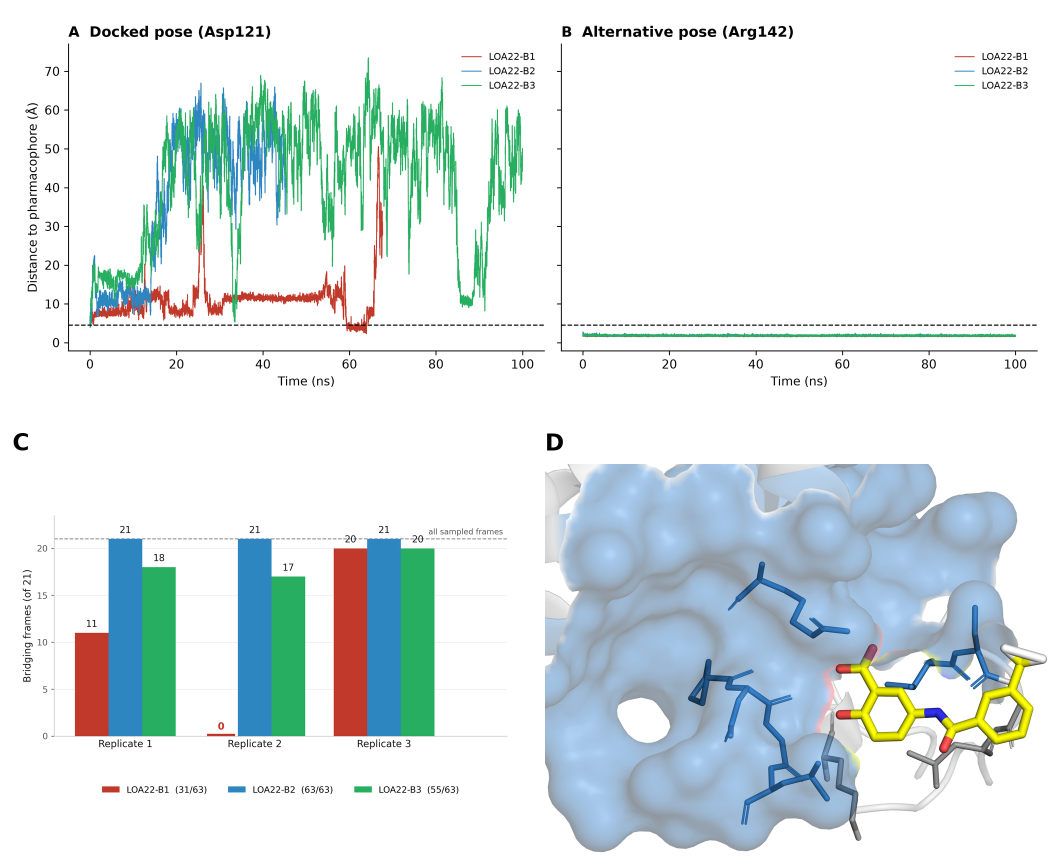
#> input picture figures/output/Figure6.png, 2125 x 1735 px (shown at 1/2 size)
$ python -i assemble_fig6.py   (imports and definitions only)
#> lines starting #> are read from the running program, lines starting #| are printed output that depends on the picture; after the words box and inside, x2 and y2 are one past the last pixel; in counts of white or black regions, pixels touching at a corner belong together
#!/usr/bin/env python3
"""
Assemble Figure 6: panels A and B (existing wide image) on top,
panels C and D side by side beneath. Panel letters A and B are already
baked into Figure6AB.png, so only C and D are drawn here.
Output: Figure6.png, 180 mm at 300 dpi.
"""
import os
from PIL import Image, ImageDraw, ImageFont
import matplotlib

DPI, W_MM = 300, 180
W = int(W_MM / 25.4 * DPI)
MARGIN, GAP = int(0.012 * W), int(0.026 * W)
AB, C, D, OUT = "Figure6AB.png", "Figure6C.png", "Figure6D.png", "Figure6.png"

def font(sz):
#> further down, picture is the input picture: PIL image 2125x1735 RGB; mean R, G, B 222.1, 231.4, 232.7
    p = os.path.join(os.path.dirname(matplotlib.__file__), "mpl-data",
                     "fonts", "ttf", "DejaVuSans-Bold.ttf")
    return ImageFont.truetype(p, sz) if os.path.exists(p) else ImageFont.load_default()

def autocrop(im, tol=248, pad=10):
#> called with tol = 248, pad = 10
    m = im.convert("L").point(lambda v: 255 if v < tol else 0)
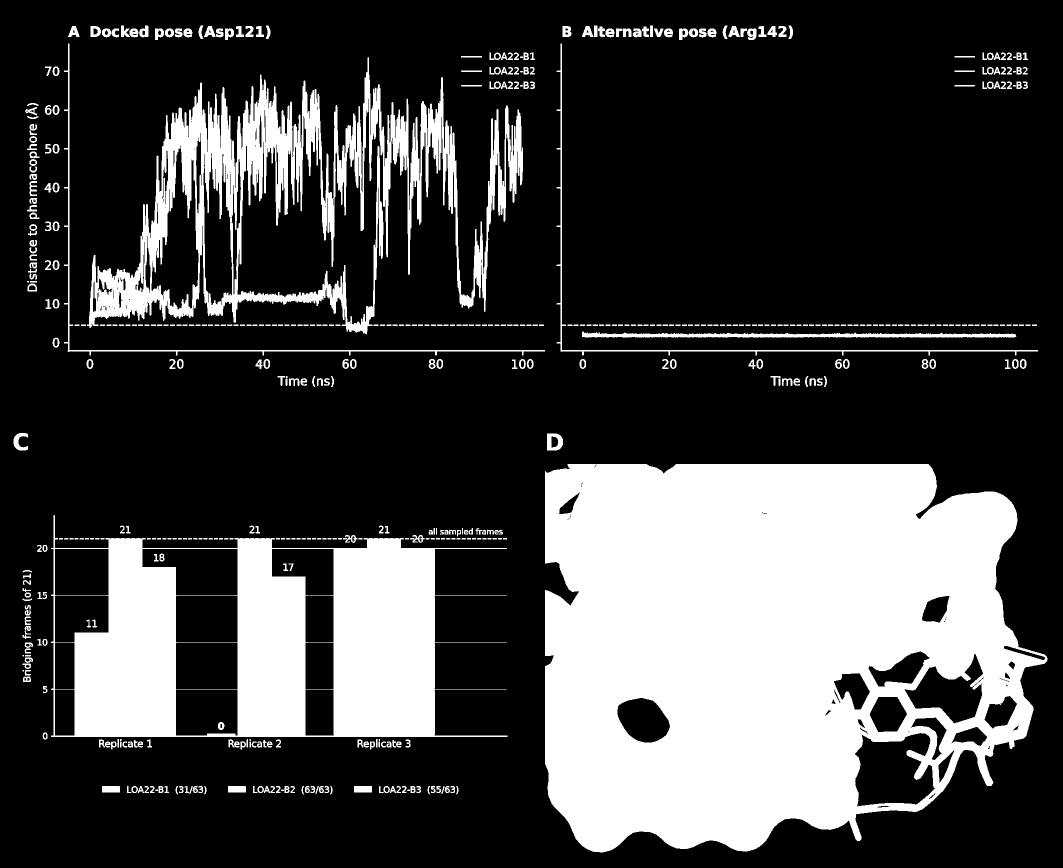
#> m: PIL image 2125x1735 L (shown at 1/2 size); 26.4% white; 567 white regions (66 under 20 px), largest, box (x1, y1, x2, y2) and area: (1090, 928, 2095, 1705) 597036, (102, 1030, 1015, 1474) 196182, (174, 114, 1046, 669) 119267
    bb = m.getbbox()
#> bb = (27, 51, 2095, 1705)
    if not bb: return im
    l, t, r, b = bb
#> l = 27; t = 51; r = 2095; b = 1705
    return im.crop((max(0, l-pad), max(0, t-pad),
                    min(im.width, r+pad), min(im.height, b+pad)))
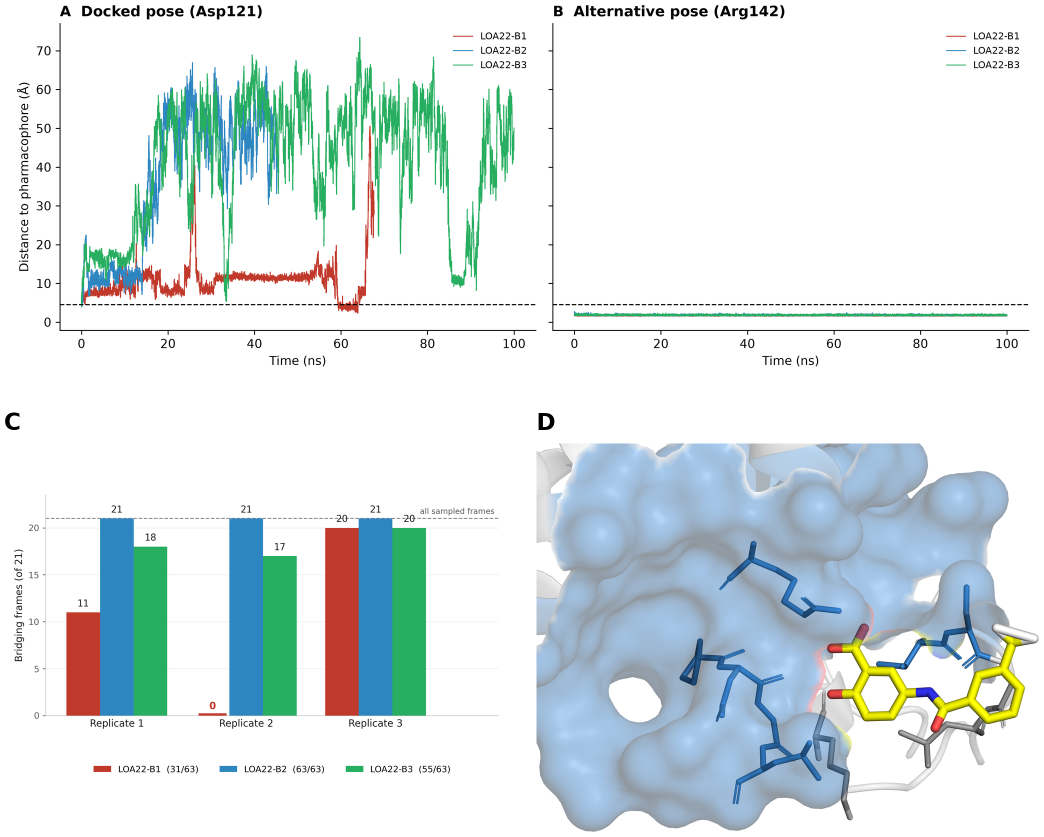
#> returned value: PIL image 2088x1674 RGB (shown at 1/2 size); mean R, G, B 220.3, 230.1, 231.5

# [4 lines not run here, left out]
# [1 line that did not run here, left out]

cell = (W - 2*MARGIN - GAP) // 2
# [1 line not run here, left out]
# [1 line that did not run here, left out]
# [1 line not run here, left out]
# [1 line that did not run here, left out]
# [1 line that did not run here, left out]

lh = 70
# [1 line that did not run here, left out]
# [1 line that did not run here, left out]
# [1 line that did not run here, left out]
f_lbl = font(46)

# [1 line not run here, left out]
# [1 line that did not run here, left out]
# [7 lines not run here, left out]

>>> from PIL import Image
>>> picture = Image.open('output/Figure6.png')
>>> result = autocrop(picture)

$ run again, on figures/output/Figure2.png
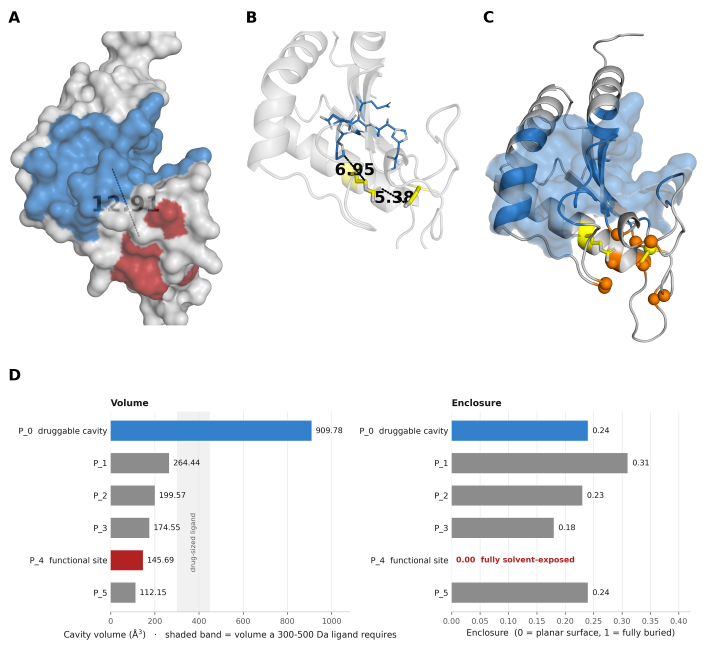
#> input picture figures/output/Figure2.png, 2125 x 1982 px (shown at 1/3 size)
#> picture is the input picture: PIL image 2125x1982 RGB; mean R, G, B 230.2, 232.7, 235.9
#> in autocrop, `m = im.convert("L").point(lambda v: 255 if v < tol else 0)`:
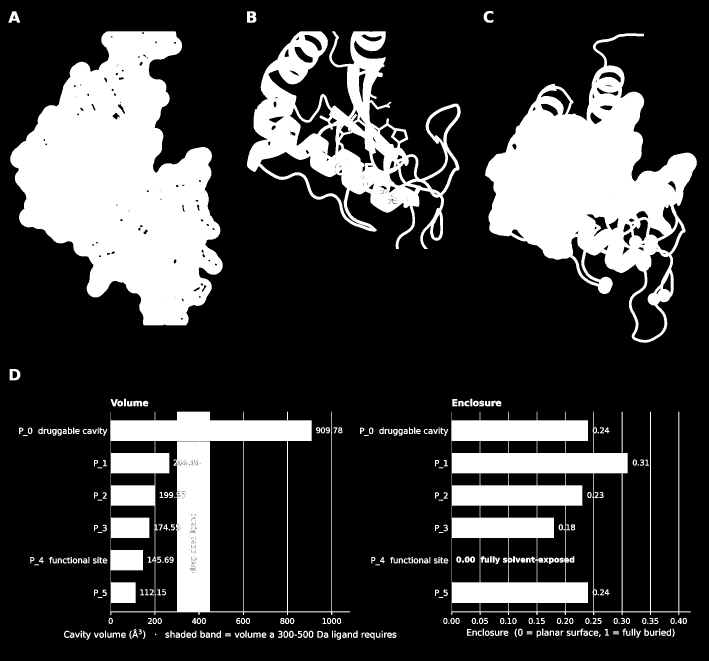
#> m: PIL image 2125x1982 L (shown at 1/3 size); 23.9% white; 362 white regions (51 under 20 px), largest, box (x1, y1, x2, y2) and area: (30, 94, 668, 976) 328917, (1455, 100, 2091, 1028) 235453, (1354, 1235, 2072, 1845) 137605
#> bb = (25, 33, 2091, 1919)
#> l = 25; t = 33; r = 2091; b = 1919
#> in autocrop, `return im.crop((max(0, l-pad), max(0, t-pad), min(im.width, r+pad), mi..`:
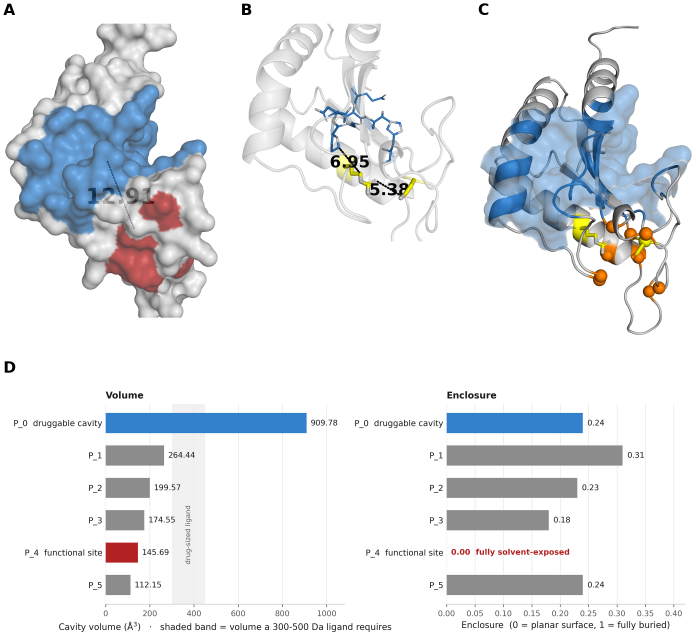
#> returned value: PIL image 2086x1906 RGB (shown at 1/3 size); mean R, G, B 228.7, 231.4, 234.7
